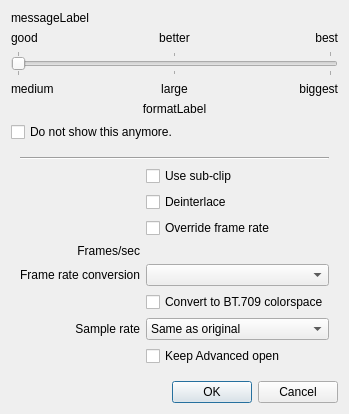
<?xml version="1.0" encoding="UTF-8"?>
<ui version="4.0">
 <class>TranscodeDialog</class>
 <widget class="QDialog" name="TranscodeDialog">
  <property name="windowModality">
   <enum>Qt::WindowModal</enum>
  </property>
  <property name="geometry">
   <rect>
    <x>0</x>
    <y>0</y>
    <width>418</width>
    <height>427</height>
   </rect>
  </property>
  <layout class="QVBoxLayout" name="verticalLayout">
   <property name="sizeConstraint">
    <enum>QLayout::SetFixedSize</enum>
   </property>
   <item>
    <widget class="QLabel" name="messageLabel">
     <property name="text">
      <string notr="true">messageLabel</string>
     </property>
     <property name="alignment">
      <set>Qt::AlignLeading|Qt::AlignLeft|Qt::AlignTop</set>
     </property>
     <property name="wordWrap">
      <bool>true</bool>
     </property>
    </widget>
   </item>
   <item>
    <layout class="QHBoxLayout" name="horizontalLayout">
     <item>
      <widget class="QLabel" name="label">
       <property name="text">
        <string>good</string>
       </property>
       <property name="alignment">
        <set>Qt::AlignLeading|Qt::AlignLeft|Qt::AlignVCenter</set>
       </property>
      </widget>
     </item>
     <item>
      <widget class="QLabel" name="label_2">
       <property name="text">
        <string>better</string>
       </property>
       <property name="alignment">
        <set>Qt::AlignCenter</set>
       </property>
      </widget>
     </item>
     <item>
      <widget class="QLabel" name="label_3">
       <property name="text">
        <string>best</string>
       </property>
       <property name="alignment">
        <set>Qt::AlignRight|Qt::AlignTrailing|Qt::AlignVCenter</set>
       </property>
      </widget>
     </item>
    </layout>
   </item>
   <item>
    <widget class="QSlider" name="horizontalSlider">
     <property name="maximum">
      <number>2</number>
     </property>
     <property name="pageStep">
      <number>1</number>
     </property>
     <property name="value">
      <number>0</number>
     </property>
     <property name="sliderPosition">
      <number>0</number>
     </property>
     <property name="orientation">
      <enum>Qt::Horizontal</enum>
     </property>
     <property name="tickPosition">
      <enum>QSlider::TicksBothSides</enum>
     </property>
    </widget>
   </item>
   <item>
    <layout class="QHBoxLayout" name="horizontalLayout_2">
     <item>
      <widget class="QLabel" name="label_4">
       <property name="text">
        <string>medium</string>
       </property>
       <property name="alignment">
        <set>Qt::AlignLeading|Qt::AlignLeft|Qt::AlignVCenter</set>
       </property>
      </widget>
     </item>
     <item>
      <widget class="QLabel" name="label_5">
       <property name="text">
        <string>large</string>
       </property>
       <property name="alignment">
        <set>Qt::AlignCenter</set>
       </property>
      </widget>
     </item>
     <item>
      <widget class="QLabel" name="label_6">
       <property name="text">
        <string>biggest</string>
       </property>
       <property name="alignment">
        <set>Qt::AlignRight|Qt::AlignTrailing|Qt::AlignVCenter</set>
       </property>
      </widget>
     </item>
    </layout>
   </item>
   <item>
    <widget class="QLabel" name="formatLabel">
     <property name="text">
      <string notr="true">formatLabel</string>
     </property>
     <property name="alignment">
      <set>Qt::AlignCenter</set>
     </property>
    </widget>
   </item>
   <item>
    <widget class="QCheckBox" name="checkBox">
     <property name="text">
      <string comment="Convert to edit-friendly format dialog">Do not show this anymore.</string>
     </property>
    </widget>
   </item>
   <item>
    <widget class="QWidget" name="advancedWidget" native="true">
     <layout class="QVBoxLayout" name="verticalLayout_2">
      <item>
       <layout class="QGridLayout" name="gridLayout" columnstretch="0,1">
        <item row="4" column="1">
         <widget class="FrameRateWidget" name="fpsWidget" native="true">
          <property name="toolTip">
           <string>Override the frame rate to a specific value.</string>
          </property>
         </widget>
        </item>
        <item row="6" column="1">
         <widget class="QCheckBox" name="convert709CheckBox">
          <property name="toolTip">
           <string>This is useful when the source video is HDR (High Dynamic Range), which requires tone-mapping to the old, standard range.</string>
          </property>
          <property name="text">
           <string>Convert to BT.709 colorspace</string>
          </property>
         </widget>
        </item>
        <item row="1" column="1">
         <widget class="QCheckBox" name="subclipCheckBox">
          <property name="toolTip">
           <string>This option converts only the trimmed portion of the source
clip plus a little instead of the entire clip. When this option is
used not all of the matching source clips are replaced, instead
only the currently selected one.</string>
          </property>
          <property name="text">
           <string>Use sub-clip</string>
          </property>
         </widget>
        </item>
        <item row="9" column="1">
         <widget class="QCheckBox" name="advancedCheckBox">
          <property name="toolTip">
           <string>Enable this to keep the Advanced section open for the next time this dialog appears.</string>
          </property>
          <property name="text">
           <string>Keep Advanced open</string>
          </property>
         </widget>
        </item>
        <item row="5" column="1">
         <widget class="QComboBox" name="frcComboBox">
          <property name="toolTip">
           <string>Frame rate conversion method

Duplicate: Duplicate frames.
Blend: Blend frames.
Motion Compensation: Interpolate new frames using motion compensation. This method is very slow and may result in artifacts.</string>
          </property>
         </widget>
        </item>
        <item row="0" column="0" colspan="2">
         <widget class="Line" name="line">
          <property name="orientation">
           <enum>Qt::Horizontal</enum>
          </property>
         </widget>
        </item>
        <item row="3" column="1">
         <widget class="QCheckBox" name="fpsCheckBox">
          <property name="toolTip">
           <string>Change the frame rate from its source.</string>
          </property>
          <property name="text">
           <string>Override frame rate</string>
          </property>
         </widget>
        </item>
        <item row="7" column="0">
         <widget class="QLabel" name="sampleRateLabel">
          <property name="enabled">
           <bool>true</bool>
          </property>
          <property name="text">
           <string>Sample rate</string>
          </property>
          <property name="alignment">
           <set>Qt::AlignRight|Qt::AlignTrailing|Qt::AlignVCenter</set>
          </property>
         </widget>
        </item>
        <item row="4" column="0">
         <widget class="QLabel" name="fpsLabel">
          <property name="text">
           <string>Frames/sec</string>
          </property>
          <property name="alignment">
           <set>Qt::AlignRight|Qt::AlignTrailing|Qt::AlignVCenter</set>
          </property>
         </widget>
        </item>
        <item row="2" column="1">
         <widget class="QCheckBox" name="deinterlaceCheckBox">
          <property name="toolTip">
           <string>If the source is interlaced, each interlaced field will be converted to a progressive frame resulting in double frame rate.</string>
          </property>
          <property name="text">
           <string>Deinterlace</string>
          </property>
         </widget>
        </item>
        <item row="5" column="0">
         <widget class="QLabel" name="frcLabel">
          <property name="text">
           <string>Frame rate conversion</string>
          </property>
          <property name="alignment">
           <set>Qt::AlignRight|Qt::AlignTrailing|Qt::AlignVCenter</set>
          </property>
         </widget>
        </item>
        <item row="7" column="1">
         <widget class="QComboBox" name="sampleRateComboBox">
          <property name="enabled">
           <bool>true</bool>
          </property>
          <property name="currentText">
           <string>Same as original</string>
          </property>
          <item>
           <property name="text">
            <string>Same as original</string>
           </property>
          </item>
          <item>
           <property name="text">
            <string>44100</string>
           </property>
          </item>
          <item>
           <property name="text">
            <string>48000</string>
           </property>
          </item>
         </widget>
        </item>
       </layout>
      </item>
     </layout>
    </widget>
   </item>
   <item>
    <widget class="QDialogButtonBox" name="buttonBox">
     <property name="orientation">
      <enum>Qt::Horizontal</enum>
     </property>
     <property name="standardButtons">
      <set>QDialogButtonBox::Cancel|QDialogButtonBox::Ok</set>
     </property>
    </widget>
   </item>
  </layout>
 </widget>
 <customwidgets>
  <customwidget>
   <class>FrameRateWidget</class>
   <extends>QWidget</extends>
   <header>widgets/frameratewidget.h</header>
   <container>1</container>
  </customwidget>
 </customwidgets>
 <resources/>
 <connections>
  <connection>
   <sender>buttonBox</sender>
   <signal>accepted()</signal>
   <receiver>TranscodeDialog</receiver>
   <slot>accept()</slot>
   <hints>
    <hint type="sourcelabel">
     <x>248</x>
     <y>254</y>
    </hint>
    <hint type="destinationlabel">
     <x>157</x>
     <y>274</y>
    </hint>
   </hints>
  </connection>
  <connection>
   <sender>buttonBox</sender>
   <signal>rejected()</signal>
   <receiver>TranscodeDialog</receiver>
   <slot>reject()</slot>
   <hints>
    <hint type="sourcelabel">
     <x>316</x>
     <y>260</y>
    </hint>
    <hint type="destinationlabel">
     <x>286</x>
     <y>274</y>
    </hint>
   </hints>
  </connection>
 </connections>
</ui>
